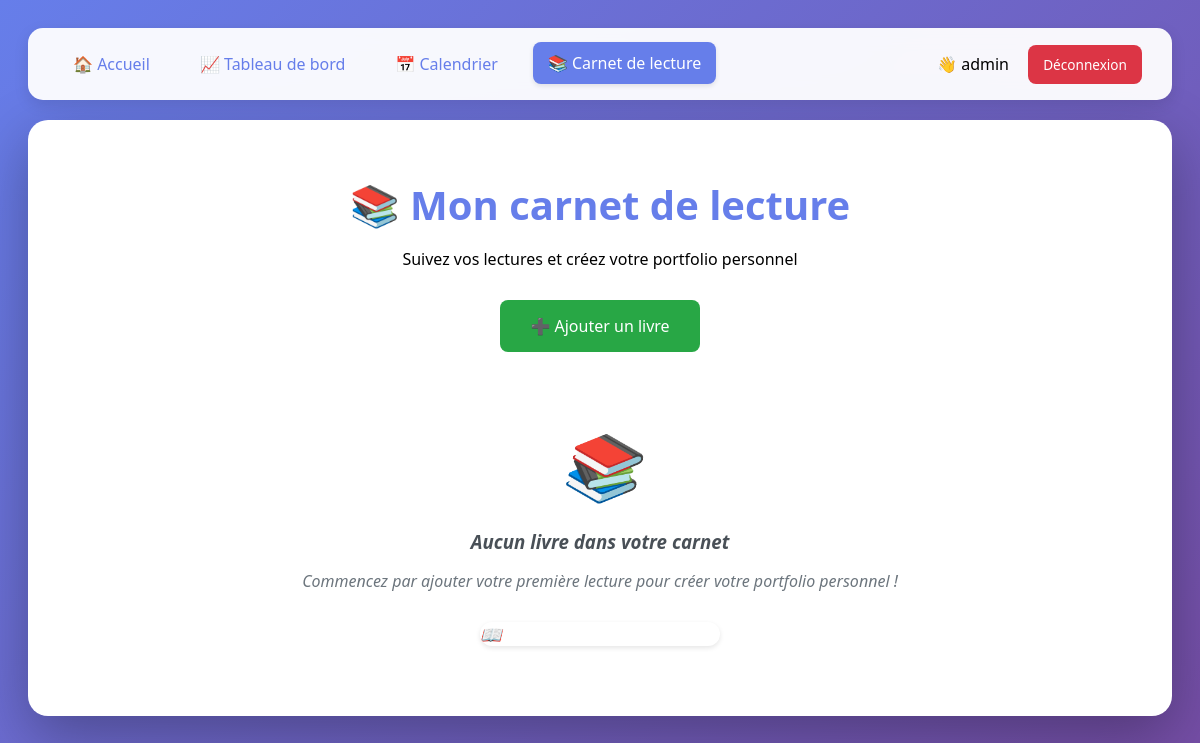
The app's page /reading_log (signed in), older data.
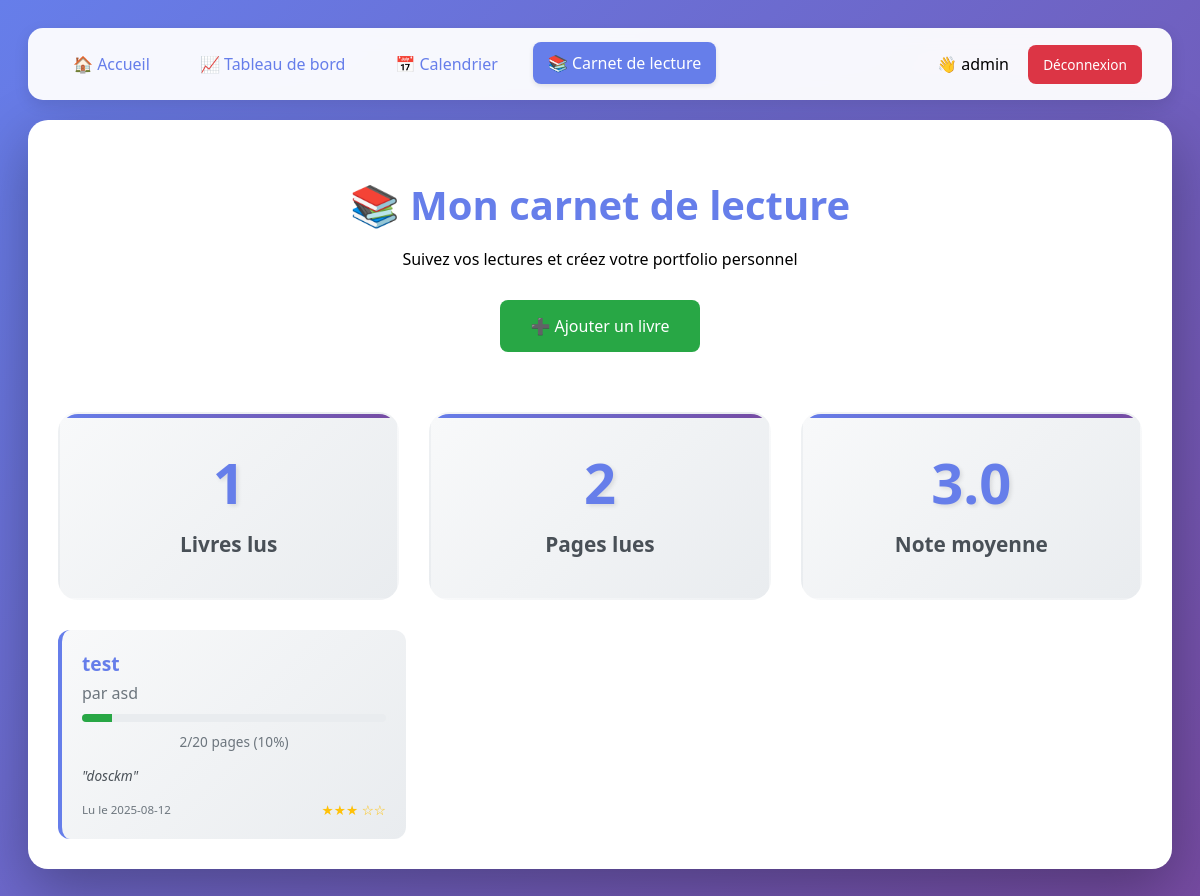
The same page, newer data.
### tables this page shows
CREATE TABLE reading_log (
                id INTEGER PRIMARY KEY AUTOINCREMENT,
                user_id INTEGER,
                book_title TEXT NOT NULL,
                author TEXT,
                pages_read INTEGER DEFAULT 0,
                total_pages INTEGER,
                reading_date DATE,
                notes TEXT,
                rating INTEGER CHECK(rating >= 1 AND rating <= 5),
                FOREIGN KEY (user_id) REFERENCES users (id)
            );

### app.py (the view)
@app.route('/reading_log')
def reading_log():
    if 'user' not in session or 'user_id' not in session:
        return redirect(url_for('login'))
    conn = sqlite3.connect(DB_FILE)
    c = conn.cursor()
    c.execute("SELECT * FROM reading_log WHERE user_id=? ORDER BY reading_date DESC",
              (session['user_id'],))
    books = c.fetchall()
    conn.close()
    return render_template('reading_log.html', books=books)

### templates/reading_log.html (shortened to what this page needs)
<!DOCTYPE html>
<html lang="fr">
<head>
    <link rel="stylesheet" href="{{ url_for('static', filename='css/dist/main.css') }}">
</head>
<body>
    <div class="nav-bar">
        <div class="nav-links">
            <a href="{{ url_for('index') }}">🏠 Accueil</a>
            <a href="{{ url_for('dashboard') }}">📈 Tableau de bord</a>
            <a href="{{ url_for('calendar') }}">📅 Calendrier</a>
            <a href="{{ url_for('reading_log') }}" class="active">📚 Carnet de lecture</a>
        </div>
        <div>
            <span style="margin-right: 15px; font-weight: 500;">👋 {{ session.user }}</span>
            <a href="{{ url_for('logout') }}" style="background: #dc3545; color: white; padding: 8px 16px; border-radius: 8px; text-decoration: none; font-weight: 500;">Déconnexion</a>
        </div>
    </div>
    <div class="reading-container">
        <div class="reading-header">
            <h1>📚 Mon carnet de lecture</h1>
            <p>Suivez vos lectures et créez votre portfolio personnel</p>
        </div>
        <div style="text-align: center; margin-bottom: var(--space-xl);">
            <a href="{{ url_for('add_book') }}" class="add-book-btn">
                ➕ Ajouter un livre
            </a>
        </div>
        {% if books %}
        <div class="stats-grid" style="margin-bottom: var(--space-xl);">
            <div class="stat-card">
                <div class="stat-value">{{ books|length }}</div>
                <div class="stat-label">Livres lus</div>
            </div>
            <div class="stat-card">
                <div class="stat-value">
                    {% set total_pages = books|selectattr(4)|map(attribute=4)|sum %}
                    {{ total_pages or 0 }}
                </div>
                <div class="stat-label">Pages lues</div>
            </div>
            <div class="stat-card">
                <div class="stat-value">
                    {% set rated_books = books|selectattr(8)|list %}
                    {% if rated_books %}
                        {{ "%.1f"|format(rated_books|map(attribute=8)|sum / rated_books|length) }}
                    {% else %}
                        --
                    {% endif %}
                </div>
                <div class="stat-label">Note moyenne</div>
            </div>
        </div>
        {% endif %}
        {% if books %}
            <div class="books-grid">
                {% for book in books %}
                <div class="book-card">
                    <div class="book-title">{{ book[2] }}</div>
                    <div class="book-author">par {{ book[3] or 'Auteur inconnu' }}</div>
                    {% if book[5] and book[5] > 0 %}
                    <div class="book-progress">
                        <div class="book-progress-bar"
                             style="width: {{ (book[4] / book[5] * 100) if book[4] else 0 }}%">
                        </div>
                    </div>
                    <div style="font-size: var(--font-size-sm); color: var(--gray-500); text-align: center; margin-top: 5px;">
                        {{ book[4] or 0 }}/{{ book[5] }} pages
                        ({{ "%.0f"|format((book[4] / book[5] * 100) if book[4] and book[5] > 0 else 0) }}%)
                    </div>
                    {% elif book[4] %}
                    <div style="font-size: var(--font-size-sm); color: var(--gray-500); text-align: center; margin: var(--space-sm) 0;">
                        {{ book[4] }} pages lues
                    </div>
                    {% endif %}
                    {% if book[7] %}
                    <div style="margin: var(--space-md) 0; font-style: italic; color: var(--gray-600); font-size: var(--font-size-sm); line-height: 1.4;">
                        "{{ book[7][:100] }}{% if book[7]|length > 100 %}...{% endif %}"
                    </div>
                    {% endif %}
                    <div class="book-meta">
                        <span style="font-size: var(--font-size-sm);">
                            {% if book[6] %}
                                Lu le {{ book[6] }}
                            {% endif %}
                        </span>
                        <span class="rating">
                            {% if book[8] %}
                                {% for i in range(book[8]) %}★{% endfor %}
                                {% for i in range(5 - book[8]) %}☆{% endfor %}
                            {% else %}
                                <span style="color: var(--gray-400);">Pas de note</span>
                            {% endif %}
                        </span>
                    </div>
                </div>
                {% endfor %}
            </div>
        {% else %}
            <div class="no-books">
                <div style="font-size: 4em; margin-bottom: var(--space-lg);">📚</div>
                <h3 style="color: var(--gray-600); margin-bottom: var(--space-md);">
                    Aucun livre dans votre carnet
                </h3>
                <p style="margin-bottom: var(--space-xl);">
                    Commencez par ajouter votre première lecture pour créer votre portfolio personnel !
                </p>
                <a href="{{ url_for('add_book') }}" class="btn btn-primary btn-lg">
                    📖 Ajouter mon premier livre
                </a>
            </div>
        {% endif %}
    </div>
</body>
</html>

Row changes from the older to the newer data that the page shows:
added reading_log: book_title "test", author "asd", pages_read "2", total_pages "20", (book[4]/book[5]*100)ifbook[4]andbook[5]>0else0 "10", notes "dosckm", reading_date "2025-08-12", rating 3 (drawn)
Text that changed along with them:
{{ books|length }}: (not shown) → "1"
{{ total_pages or 0 }}: (not shown) → "2"
{{ "%.1f"|format(rated_books|map(attribute=8)|sum / rated_books|length) }}: (not shown) → "3.0"
text no longer shown: "📚 Aucun livre dans votre carnet Commencez par ajouter votre première lecture pour créer votre portfolio personnel ! 📖 Ajouter mon premier livre"
text now shown: "Livres lus Pages lues Note moyenne"
